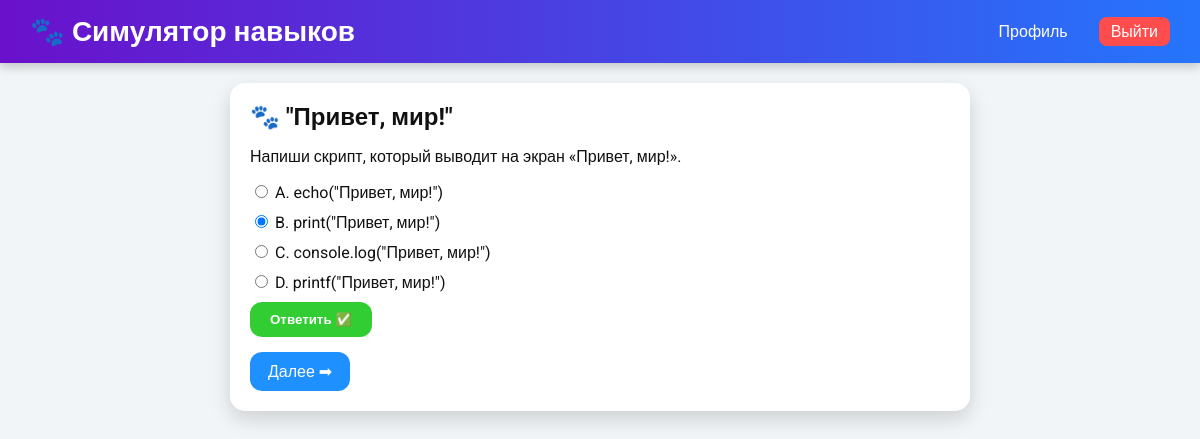
/mission/1/?theme=light (signed in), run on the app's committed database.
### core/models.py (models this page shows, shortened)
class Mission(models.Model):
    skill = models.ForeignKey(Skill, on_delete=models.CASCADE, related_name='missions')
    title = models.CharField(max_length=200)
    description = models.TextField(blank=True, default='')
    xp_reward = models.PositiveIntegerField(default=10)
    option_a = models.CharField(max_length=200, blank=True, default='')
    option_b = models.CharField(max_length=200, blank=True, default='')
    option_c = models.CharField(max_length=200, blank=True, default='')
    option_d = models.CharField(max_length=200, blank=True, default='')
    correct_option = models.CharField(max_length=1, blank=True, default='A')  # хранит букву A/B/C/D

class Submission(models.Model):
    user = models.ForeignKey(settings.AUTH_USER_MODEL, on_delete=models.CASCADE, related_name='submissions')
    mission = models.ForeignKey(Mission, on_delete=models.CASCADE, related_name='submissions')
    answer = models.CharField(max_length=255, blank=True, default='')
    is_correct = models.BooleanField(default=False)
    created_at = models.DateTimeField(auto_now_add=True)
    class Meta:
        unique_together = ('user', 'mission')

### core/views.py (the view, shortened to what this page needs)
# urls.py: path('mission/<int:mission_id>/', views.mission_view, name='mission_detail'),
@login_required
def mission_view(request, mission_id):
    mission = get_object_or_404(Mission, id=mission_id)
    theme = get_theme(request)
    next_mission = Mission.objects.filter(skill=mission.skill, id__gt=mission.id).order_by('id').first()
    submission = Submission.objects.filter(user=request.user, mission=mission).order_by('-created_at').first()
    result = None
    options = {
        'A': mission.option_a,
        'B': mission.option_b,
        'C': mission.option_c,
        'D': mission.option_d,
    }
    return render(request, 'core/mission_detail.html', {
        'mission': mission,
        'options': options,
        'submission': submission,
        'result': result,
        'theme': theme,
        'next_mission': next_mission
    })

### core/views.py (called while the page is built)
def get_theme(request):
    theme = request.GET.get('theme')
    if theme in ['dark', 'light']:
        return theme
    return 'light'

### core/templates/core/mission_detail.html (shortened to what this page needs)
{% extends "core/base.html" %}
{% block content %}
<div class="card" style="max-width:700px; margin:auto;">
    <h2>🐾 {{ mission.title }}</h2>
    <p>{{ mission.description }}</p>
    <form method="post">
        {% for letter, option_text in options.items %}
        <label style="display:block; margin-bottom:10px; cursor:pointer;">
            <input type="radio" name="option" value="{{ letter }}"
            {% if submission and submission.answer|slice:":1" == letter %}checked{% endif %}>
            {{ letter }}. {{ option_text }}
        </label>
        {% endfor %}
        <button type="submit" style="background:#32cd32; color:white;">Ответить ✅</button>
    </form>
    {% if next_mission %}
    <a href="{% url 'mission_detail' next_mission.id %}" class="next-btn">Далее ➡</a>
    {% endif %}
</div>
{% endblock %}

### data on the page
Mission: title "\"Привет, мир!\"", description "Напиши скрипт, который выводит на экран «Привет, мир!».", options "echo(\"Привет, мир!\")" "print(\"Привет, мир!\")" "console.log(\"Привет, мир!\")" "printf(\"Привет, мир!\")"
Submission: answer "☐ A. echo(\"Привет, мир!\")" "☑ B. print(\"Привет, мир!\")" "☐ C. console.log(\"Привет, мир!\")" "☐ D. printf(\"Привет, мир!\")"

### other printed values
{{ letter }} "A" "B" "C" "D"
